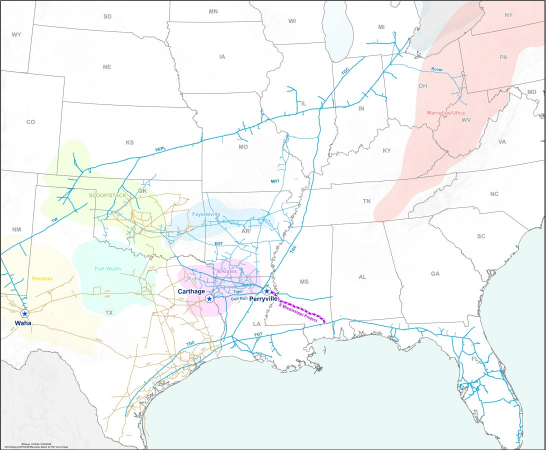
#> input picture batches/united-states-gas/staging/route-creation-p7833-20261103/maps/et_binding_open_season_20261028_p1_map.jpg, 1091 x 900 px (shown at 1/2 size)
$ python trace_magenta.py ../maps/et_binding_open_season_20261028_p1_map.jpg ../maps/et_binding_open_season_20261028_p1_map.jpg
#> lines starting #> are read from the running program, lines starting #| are printed output that depends on the picture; after the words box and inside, x2 and y2 are one past the last pixel; in counts of white or black regions, pixels touching at a corner belong together
"""Trace the magenta dashed 'S Mississippi Project' line on page 1 of Energy Transfer's
binding open season notice (map dated 10/9/2026). Pixels only; lon/lat come from georef.py.

Mask: magenta (r>140, b>140, g<110, r-g>80) in the window x 525-660, y 575-655. The dashes are
solid blobs; the label text under the line is thin, so connected blobs under 6 pixels are dropped.
The blob centroids, ordered from the Perryville star to the southeast end, are the trace.
Usage: python -I trace_magenta.py <map.jpg> <trace.json>"""
import json, sys
import numpy as np
from PIL import Image
from scipy import ndimage

img, out = sys.argv[1], sys.argv[2]
a = np.array(Image.open(img).convert("RGB")).astype(int)
r, g, b = a[..., 0], a[..., 1], a[..., 2]
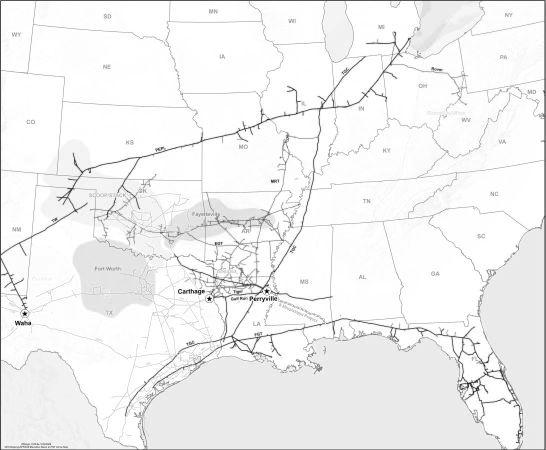
#> r: shape (900, 1091) int64 (shown at 1/2 size); min 0, max 255, mean 241.6
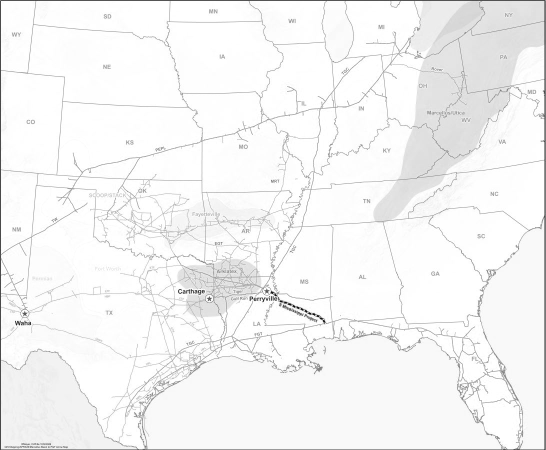
#> g: shape (900, 1091) int64 (shown at 1/2 size); min 0, max 255, mean 244.6
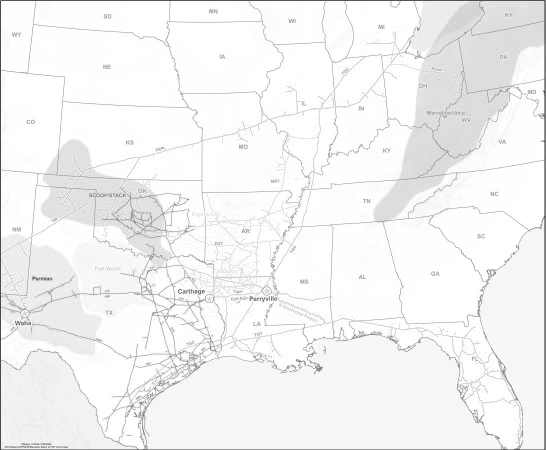
#> b: shape (900, 1091) int64 (shown at 1/2 size); min 0, max 255, mean 243
m = (r > 140) & (b > 140) & (g < 110) & (r - g > 80)
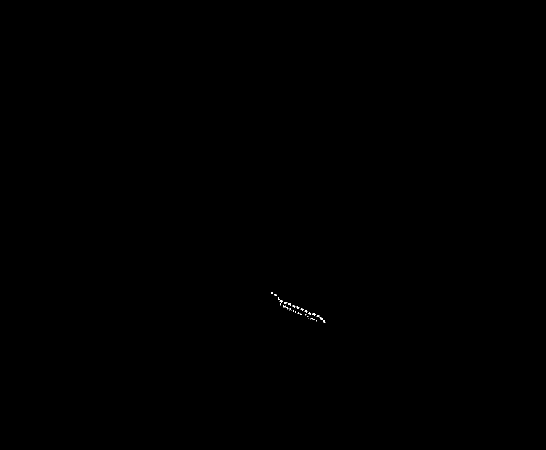
#> m: shape (900, 1091) bool (shown at 1/2 size); 0.03% white in thin lines or dots, all inside (x1, y1, x2, y2) = (542, 584, 651, 646)
win = np.zeros_like(m); win[575:655, 525:660] = True
lab, n = ndimage.label(m & win, structure=np.ones((3, 3)))
#> lab: shape (900, 1091) int32; 35 distinct labels, from 0 to 34
#> n = 34
pts = []
for i in range(1, n + 1):
    ys, xs = np.nonzero(lab == i)
    if len(xs) >= 6:
        pts.append((float(xs.mean()), float(ys.mean()), len(xs)))
#> this loop made 34 passes
#> (ys, xs) on passes 3, 7, 11, 12, 14, 15, 16, 18: ([595, 595, 596, 597, 598, 598, 599, 599], [556, 557, 557, 557, 557, 558, 557, 558]), ([607, 607, 608, 609, 609, 610], [560, 561, 560, 560, 561, 561]), ([614, 615], [572, 572]), ([615, 615, 616, 616, 617, 617, 618], [574, 575, 574, 575, 575, 576, 575]), ([617, 617, 617, 618, 619, 619, 620], [578, 580, 581, 579, 580, 581, 579]), ([620], [583]), ([620, 621, 622, 623], [586, 586, 587, 587]), ([622, 623, 623, 624, 625], [590, 590, 591, 591, 591])
#> after the loop, pts = 19 items, first 6: (543.6, 585.3, 14), (550.8, 589.7, 16), (557.1, 597.1, 8), (562.1, 602.3, 19), (570.7, 604.9, 17), (578.9, 608, 20)
pts.sort(key=lambda p: p[0] + 0.5 * p[1])          # along the NW -> SE line
# Label letters that survive the size cut sit 6-10 px BELOW the line: drop any point east of the
# bend at the star that lies more than 4 px below the chord from the bend to the last dash.
bend = next(p for p in pts if p[0] > 560 and p[1] > 600)
#> bend = (562.1, 602.3, 19)
last = max(pts, key=lambda p: p[0])
#> last = (644.7, 639.3, 38)
k = (last[1] - bend[1]) / (last[0] - bend[0])
#> k = 0.448
pts = [p for p in pts if p[0] < 555 or p[1] - (bend[1] + k * (p[0] - bend[0])) <= 4]
#> pts = 14 items, first 6: (543.6, 585.3, 14), (550.8, 589.7, 16), (557.1, 597.1, 8), (562.1, 602.3, 19), (570.7, 604.9, 17), (578.9, 608, 20)
line = [[round(x, 1), round(y, 1)] for x, y, _ in pts]
#> line = [[543.6, 585.3], [550.8, 589.7], [557.1, 597.1], [562.1, 602.3], [570.7, 604.9], [578.9, 608], [587.4, 612.2], [595.4, 614.9], [603.6, 618.1], [611.6, 621.8], [618.9, 626.6], [627.5, 628.2], [635.5, 631.7], [644.7, 639.3]]
# The dashes start at the rim of the Perryville star (the receipt point the notice names). The
# star's center, from its blue fill (b>180, r<80, g<120) in x 522-548, y 570-595, starts the trace.
sb = (b > 180) & (r < 80) & (g < 120); sw = np.zeros_like(sb); sw[570:595, 522:548] = True
#> after `sb = (b > 180) & (r < 80) & (g < 120)`: sb: shape (900, 1091) bool; 0.01% white; 3 white regions, box (x1, y1, x2, y2) and area: (530, 580, 537, 586) 24, (415, 595, 422, 601) 24, (47, 625, 53, 630) 23
sy, sx = np.nonzero(sb & sw)
#> sy = 24 values from 580 to 585; sx = 24 values, max 536 at index 13, min 530 at index 3, mean 533.1
line.insert(0, [round(float(sx.mean()), 1), round(float(sy.mean()), 1)])
# The line ends in an arrowhead that touches the FGT line (the delivery point). Its tip, the
# magenta pixel of the last dash farthest along the line (max x + y), ends the trace.
ly, lx = np.nonzero(lab == lab[int(round(last[1])), int(round(last[0]))]) if lab[int(round(last[1])), int(round(last[0]))] else np.nonzero(m & win)
#> ly = 38 values from 635 to 645; lx = 38 values, max 650 at index 36, min 639 at index 0, mean 644.7
tip = max(zip(lx.tolist(), ly.tolist()), key=lambda q: q[0] + q[1])
#> tip = (650, 644)
line.append([float(tip[0]), float(tip[1])])
json.dump({"image": "maps/et_binding_open_season_20261028_p1_map.jpg", "polylines": [line],
           "notes": "Centroids of the magenta dashes of the 'S Mississippi Project' line, ordered from the Perryville star southeast, starting at the star center and ending at the arrowhead tip on the FGT line; blobs under 6 px and blobs more than 4 px below the line (label text) dropped."},
          open(out, "w"), indent=1)
print(len(line), "points"); print(line)
#> (printed output is left out)
